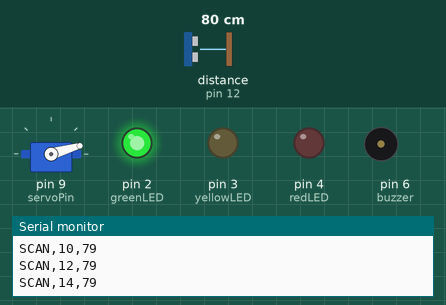
Recording of a sketch running on a simulated Arduino Uno, built with avr-gcc and run on an emulated ATmega328P. Shown: servo, output pins drawn as LEDs (lit = HIGH), buzzer (waves = sounding), the last lines printed to the serial monitor. Wiring (inferred from the names in the program): ultrasonic range finder: trigger pin 11; echo pin 12. Dashed ring = blinking. The inputs (shaded band) are chosen by the test bench; at power-on: distance to the obstacle (sensor on pin 12) 80 cm. The echo pulse lasts 58.3 µs per cm; pins used as bus, display or sensor lines are not drawn.

Above: at 1.2 s.
1.3 s: distance to the obstacle (sensor on pin 12) set to 4 cm
At 1.65 s:
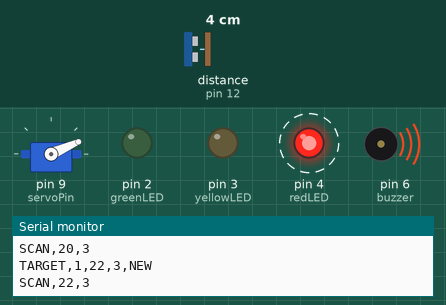
4.3 s: distance to the obstacle (sensor on pin 12) set to 299 cm
7.3 s: distance to the obstacle (sensor on pin 12) set to 9 cm
10.3 s: distance to the obstacle (sensor on pin 12) set to 60 cm
At 10.48 s:
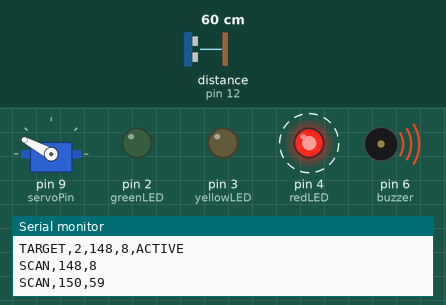
13.3 s: distance to the obstacle (sensor on pin 12) set to 120 cm
At 20.61 s:
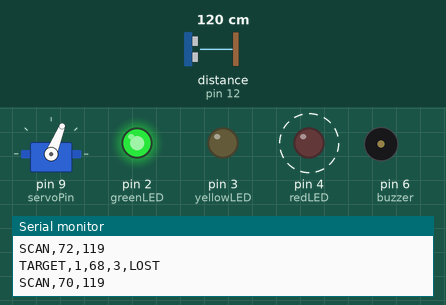
Timing chart, 0 to 22.1 s (numbered marks = the images above; inputs shaded):
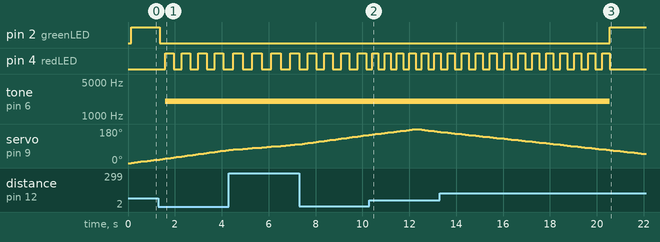

The sketch:

arduino_code_for_radar_control.ino
```cpp
#include <Servo.h>
#include <math.h>

// ============================================================
// PIN DEFINITIONS
// ============================================================

const int greenLED = 2;
const int yellowLED = 3;
const int redLED = 4;

const int buzzer = 6;
const int servoPin = 9;

const int trigPin = 11;
const int echoPin = 12;


// ============================================================
// SERVO
// ============================================================

Servo radarServo;

// ============================================================
// RADAR SETTINGS
// ============================================================

const int MAX_TARGETS = 4;

const int DANGER_DISTANCE = 20;
const int CAUTION_DISTANCE = 30;

// Distance used to group one physical object
// and prevent it from becoming multiple targets.
const float TARGET_RADIUS = 3.0;

// Angle range used when checking an existing target.
const int TARGET_ANGLE_WINDOW = 2;


// ============================================================
// NEW TARGET CONFIRMATION
// ============================================================

// A new target must be detected 3 times before
// it becomes a permanent target.
const int REQUIRED_CONFIRMATIONS = 3;

// Maximum position difference allowed between
// confirmation readings.
const float CANDIDATE_RADIUS = 4.0;


// ============================================================
// ULTRASONIC FILTER
// ============================================================

// Number of ultrasonic readings for each measurement.
const int FILTER_READINGS = 5;

// Ignore extremely large readings.
const int MAX_VALID_DISTANCE = 200;


// ============================================================
// RED LED BLINKING
// ============================================================

const unsigned long RED_BLINK_INTERVAL = 250;

unsigned long lastRedToggle = 0;

bool redLEDState = false;


// ============================================================
// TARGET STRUCTURE
// ============================================================

struct Target {

  bool active;

  int angle;
  int distance;

  float x;
  float y;

  bool checkedThisCycle;
};


// Maximum number of stored targets
Target targets[MAX_TARGETS];


// ============================================================
// CANDIDATE TARGET
// ============================================================

struct Candidate {

  bool active;

  int angle;
  int distance;

  float x;
  float y;

  int confirmations;
};


Candidate candidate;


// ============================================================
// SCANNING
// ============================================================

bool scanningForward = true;

int currentAngle = 0;


// ============================================================
// POSITION FUNCTIONS
// ============================================================

float getX(int angle, int distance) {

  float angleRad = angle * PI / 180.0;

  return distance * cos(angleRad);
}


float getY(int angle, int distance) {

  float angleRad = angle * PI / 180.0;

  return distance * sin(angleRad);
}


float positionDistance(
  float x1,
  float y1,
  float x2,
  float y2
) {

  float dx = x1 - x2;
  float dy = y1 - y2;

  return sqrt(dx * dx + dy * dy);
}


// ============================================================
// FIND TARGET BY PHYSICAL POSITION
// ============================================================

int findTargetByPosition(int angle, int distance) {

  float newX = getX(angle, distance);
  float newY = getY(angle, distance);

  int closestTarget = -1;

  float closestDistance = TARGET_RADIUS + 1;


  for (int i = 0; i < MAX_TARGETS; i++) {

    if (!targets[i].active)
      continue;


    float difference = positionDistance(
      newX,
      newY,
      targets[i].x,
      targets[i].y
    );


    if (
      difference <= TARGET_RADIUS &&
      difference < closestDistance
    ) {

      closestDistance = difference;

      closestTarget = i;
    }
  }


  return closestTarget;
}


// ============================================================
// FIND TARGET NEAR CURRENT ANGLE
// ============================================================

int findTargetNearAngle(int angle) {

  for (int i = 0; i < MAX_TARGETS; i++) {

    if (!targets[i].active)
      continue;


    if (
      abs(targets[i].angle - angle)
      <= TARGET_ANGLE_WINDOW
    ) {

      return i;
    }
  }


  return -1;
}


// ============================================================
// RESET CANDIDATE
// ============================================================

void resetCandidate() {

  candidate.active = false;

  candidate.angle = 0;
  candidate.distance = 0;

  candidate.x = 0;
  candidate.y = 0;

  candidate.confirmations = 0;
}


// ============================================================
// CREATE NEW TARGET
// ============================================================

void createTarget(int angle, int distance) {

  float x = getX(angle, distance);
  float y = getY(angle, distance);


  for (int i = 0; i < MAX_TARGETS; i++) {

    if (!targets[i].active) {

      targets[i].active = true;

      targets[i].angle = angle;
      targets[i].distance = distance;

      targets[i].x = x;
      targets[i].y = y;

      targets[i].checkedThisCycle = true;


      Serial.print("TARGET,");
      Serial.print(i + 1);
      Serial.print(",");

      Serial.print(angle);
      Serial.print(",");

      Serial.print(distance);

      Serial.println(",NEW");


      return;
    }
  }
}


// ============================================================
// UPDATE EXISTING TARGET
// ============================================================

void updateTarget(
  int index,
  int angle,
  int distance
) {

  targets[index].angle = angle;

  targets[index].distance = distance;

  targets[index].x = getX(angle, distance);

  targets[index].y = getY(angle, distance);

  targets[index].checkedThisCycle = true;


  Serial.print("TARGET,");
  Serial.print(index + 1);
  Serial.print(",");

  Serial.print(angle);
  Serial.print(",");

  Serial.print(distance);

  Serial.println(",ACTIVE");
}


// ============================================================
// REMOVE / LOSE TARGET
// ============================================================

void loseTarget(int index) {

  Serial.print("TARGET,");
  Serial.print(index + 1);
  Serial.print(",");

  Serial.print(targets[index].angle);
  Serial.print(",");

  Serial.print(targets[index].distance);

  Serial.println(",LOST");


  targets[index].active = false;

  targets[index].checkedThisCycle = false;
}


// ============================================================
// SINGLE ULTRASONIC READING
// ============================================================

int getSingleDistance() {

  digitalWrite(trigPin, LOW);

  delayMicroseconds(3);


  digitalWrite(trigPin, HIGH);

  delayMicroseconds(10);

  digitalWrite(trigPin, LOW);


  unsigned long duration =
    pulseIn(
      echoPin,
      HIGH,
      30000UL
    );


  // No echo
  if (duration == 0)
    return 400;


  int distance =
    duration * 0.0343 / 2.0;


  // Invalid distance
  if (
    distance < 2 ||
    distance > MAX_VALID_DISTANCE
  ) {

    return 400;
  }


  return distance;
}


// ============================================================
// SORT VALUES
// ============================================================

void sortValues(
  int values[],
  int n
) {

  for (int i = 1; i < n; i++) {

    int key = values[i];

    int j = i - 1;


    while (
      j >= 0 &&
      values[j] > key
    ) {

      values[j + 1] = values[j];

      j--;
    }


    values[j + 1] = key;
  }
}


// ============================================================
// FIVE-READING MEDIAN FILTER
// ============================================================

int getDistance() {

  int values[FILTER_READINGS];


  // Take 5 readings
  for (
    int i = 0;
    i < FILTER_READINGS;
    i++
  ) {

    values[i] = getSingleDistance();


    if (
      i <
      FILTER_READINGS - 1
    ) {

      delay(8);
    }
  }


  // Sort readings
  sortValues(
    values,
    FILTER_READINGS
  );


  // Middle value = median
  int median =
    values[FILTER_READINGS / 2];


  // Invalid median
  if (
    median == 400 ||
    median > MAX_VALID_DISTANCE
  ) {

    return 400;
  }


  return median;
}


// ============================================================
// CHECK IF ANY TARGET IS ACTIVE
// ============================================================

bool anyTargetActive() {

  for (
    int i = 0;
    i < MAX_TARGETS;
    i++
  ) {

    if (targets[i].active)
      return true;
  }


  return false;
}


// ============================================================
// BUZZER + RED LED BLINKING
// ============================================================

void updateBuzzer() {

  // If at least one danger target exists
  if (anyTargetActive()) {

    // Keep buzzer ON
    tone(
      buzzer,
      2000
    );


    // Blink red LED
    unsigned long currentTime =
      millis();


    if (
      currentTime -
      lastRedToggle
      >=
      RED_BLINK_INTERVAL
    ) {

      lastRedToggle =
        currentTime;


      redLEDState =
        !redLEDState;


      digitalWrite(
        redLED,
        redLEDState
          ? HIGH
          : LOW
      );
    }

  }

  else {

    // No danger target
    noTone(buzzer);


    // Turn red LED OFF
    redLEDState = false;

    digitalWrite(
      redLED,
      LOW
    );
  }
}


// ============================================================
// NORMAL DISTANCE LEDS
// ============================================================

void updateLEDs(int distance) {

  digitalWrite(
    greenLED,
    LOW
  );

  digitalWrite(
    yellowLED,
    LOW
  );


  // If a stored danger target exists,
  // red LED is controlled by updateBuzzer().
  if (anyTargetActive()) {

    return;
  }


  // No stored danger target
  digitalWrite(
    redLED,
    LOW
  );


  // DANGER
  if (
    distance > 0 &&
    distance <= DANGER_DISTANCE
  ) {

    digitalWrite(
      redLED,
      HIGH
    );
  }


  // CAUTION
  else if (
    distance > DANGER_DISTANCE &&
    distance <= CAUTION_DISTANCE
  ) {

    digitalWrite(
      yellowLED,
      HIGH
    );
  }


  // SAFE
  else if (
    distance > CAUTION_DISTANCE &&
    distance < 400
  ) {

    digitalWrite(
      greenLED,
      HIGH
    );
  }
}


// ============================================================
// NEW TARGET CONFIRMATION
// ============================================================

void checkDangerTarget(
  int angle,
  int distance
) {

  // Not in danger zone
  if (
    distance <= 0 ||
    distance > DANGER_DISTANCE
  ) {

    resetCandidate();

    return;
  }


  // Check if target already exists
  int existing =
    findTargetByPosition(
      angle,
      distance
    );


  if (existing != -1) {

    updateTarget(
      existing,
      angle,
      distance
    );


    resetCandidate();

    return;
  }


  // Convert to X/Y position
  float x =
    getX(angle, distance);

  float y =
    getY(angle, distance);


  // First confirmation
  if (!candidate.active) {

    candidate.active = true;

    candidate.angle = angle;

    candidate.distance =
      distance;

    candidate.x = x;

    candidate.y = y;

    candidate.confirmations = 1;

    return;
  }


  // Compare with previous candidate position
  float difference =
    positionDistance(
      x,
      y,
      candidate.x,
      candidate.y
    );


  // Same physical location
  if (
    difference <=
    CANDIDATE_RADIUS
  ) {

    candidate.confirmations++;


    candidate.angle =
      angle;

    candidate.distance =
      distance;

    candidate.x = x;

    candidate.y = y;


    // Three confirmations required
    if (
      candidate.confirmations >=
      REQUIRED_CONFIRMATIONS
    ) {

      createTarget(
        angle,
        distance
      );


      resetCandidate();
    }
  }


  // Different object/location
  else {

    candidate.angle =
      angle;

    candidate.distance =
      distance;

    candidate.x = x;

    candidate.y = y;

    candidate.confirmations = 1;
  }
}


// ============================================================
// CHECK STORED TARGET
// ============================================================

void checkStoredTarget(
  int angle,
  int distance
) {

  int targetIndex =
    findTargetNearAngle(
      angle
    );


  if (
    targetIndex == -1 ||
    targets[targetIndex].checkedThisCycle
  ) {

    return;
  }


  // Target still present
  if (
    distance > 0 &&
    distance <= DANGER_DISTANCE
  ) {

    float x =
      getX(angle, distance);

    float y =
      getY(angle, distance);


    float difference =
      positionDistance(
        x,
        y,
        targets[targetIndex].x,
        targets[targetIndex].y
      );


    if (
      difference <=
      TARGET_RADIUS
    ) {

      updateTarget(
        targetIndex,
        angle,
        distance
      );

      return;
    }
  }


  // Target confirmed lost
  loseTarget(
    targetIndex
  );
}


// ============================================================
// RESET TARGET CHECK FLAGS
// ============================================================

void resetTargetCycleFlags() {

  for (
    int i = 0;
    i < MAX_TARGETS;
    i++
  ) {

    if (targets[i].active) {

      targets[i].checkedThisCycle =
        false;
    }
  }
}


// ============================================================
// SETUP
// ============================================================

void setup() {

  pinMode(
    greenLED,
    OUTPUT
  );

  pinMode(
    yellowLED,
    OUTPUT
  );

  pinMode(
    redLED,
    OUTPUT
  );

  pinMode(
    buzzer,
    OUTPUT
  );

  pinMode(
    trigPin,
    OUTPUT
  );

  pinMode(
    echoPin,
    INPUT
  );


  digitalWrite(
    trigPin,
    LOW
  );


  radarServo.attach(
    servoPin
  );


  Serial.begin(
    9600
  );


  // Initialize targets
  for (
    int i = 0;
    i < MAX_TARGETS;
    i++
  ) {

    targets[i].active = false;

    targets[i].angle = 0;

    targets[i].distance = 0;

    targets[i].x = 0;

    targets[i].y = 0;

    targets[i].checkedThisCycle =
      false;
  }


  // Initialize candidate
  resetCandidate();


  // Start servo
  radarServo.write(0);
}


// ============================================================
// MAIN LOOP
// ============================================================

void loop() {

  // Move servo
  radarServo.write(
    currentAngle
  );


  // Servo settling time
  delay(80);


  // Get filtered distance
  int distance =
    getDistance();


  // Check for new danger target
  checkDangerTarget(
    currentAngle,
    distance
  );


  // Check stored targets
  checkStoredTarget(
    currentAngle,
    distance
  );


  // Normal LED indication
  updateLEDs(
    distance
  );


  // Buzzer + persistent red blinking
  updateBuzzer();


  // Send scan data to Python
  Serial.print("SCAN,");
  Serial.print(currentAngle);
  Serial.print(",");
  Serial.println(distance);


  // ========================================================
  // FORWARD SCAN
  // ========================================================

  if (scanningForward) {

    currentAngle += 2;


    if (currentAngle >= 180) {

      currentAngle = 180;

      scanningForward = false;


      resetTargetCycleFlags();
    }
  }


  // ========================================================
  // BACKWARD SCAN
  // ========================================================

  else {

    currentAngle -= 2;


    if (currentAngle <= 0) {

      currentAngle = 0;

      scanningForward = true;


      resetTargetCycleFlags();
    }
  }
}
```

Measured:
- after the input at 1.3 s, pin 2 (greenLED): HIGH → LOW after 0.06 s; pin 4 (redLED): alternates HIGH for 0.35 s and LOW for 0.35 s, starting after 0.30 s; tone on pin 6 (buzzer): silent → 2000 Hz after 0.30 s
- after the input at 10.3 s, pin 4 (redLED): alternates HIGH for 0.27 s and LOW for 0.27 s, starting after 0.11 s
- after the input at 13.3 s, pin 2 (greenLED): LOW → HIGH after 7.2 s instead of 6.4 s; tone on pin 6 (buzzer): 2000 Hz → silent after 7.2 s instead of 6.4 s
